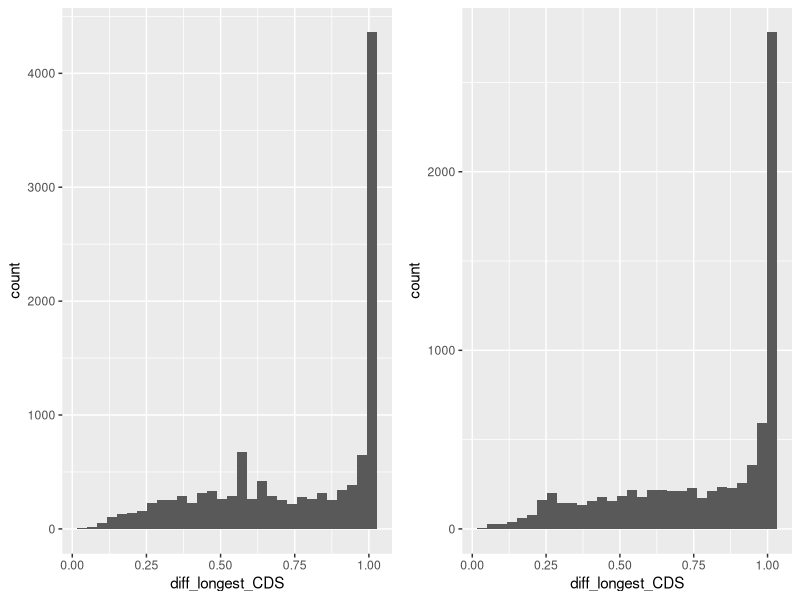
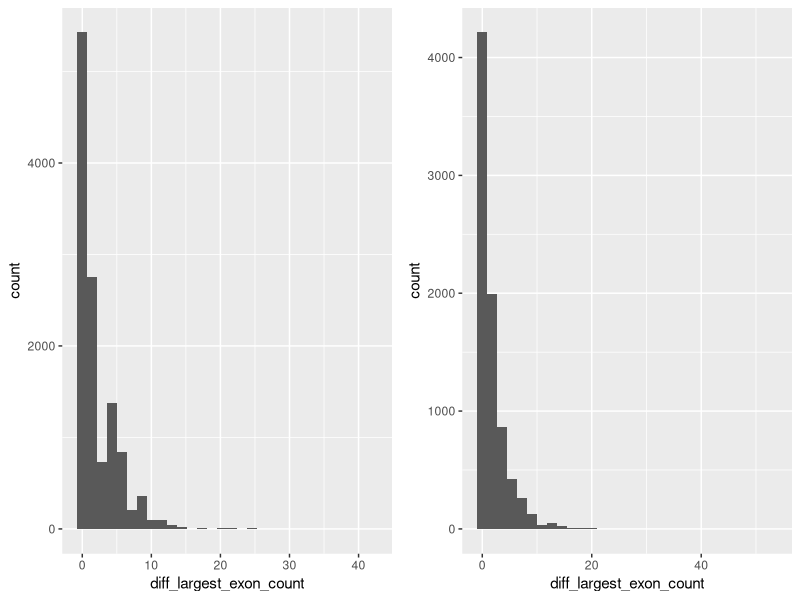
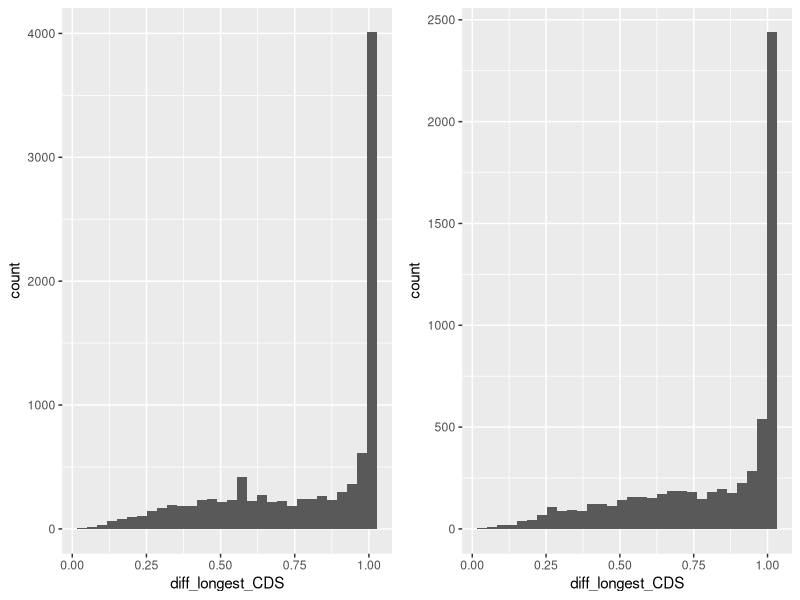

These figures' R source, in order:
setwd("/Users/clara/Documents/GitHub/Tillandsia-compgenomics/2. Orthology/")
setwd("/home/clara/Documents/GitHub/Tillandsia-compgenomics/2. Orthology/")


data <- read.delim("checklist_curated_orthologs_Tfas-Tlei.txt", header = T, sep = "\t")
# Count number of genes in T. fasciculata with the same number of exons and the same 
# length as the largest gene in the orthogroup
dim(data[data$diff_largest_exon_count == 0 & 
           startsWith(data$Gene_id, "Tfas"),]) # 19738 (75 %)
dim(data[data$diff_longest_CDS == 1 & 
           startsWith(data$Gene_id, "Tfas"),]) # 18416 (69.9 % %)
# Count number of genes in T. leiboldiana with the same number of exons as the largest
# gene in the orthogroup
dim(data[data$diff_largest_exon_count == 0 & 
           startsWith(data$Gene_id, "Tlei"),]) # 19786 (84 %)
dim(data[data$diff_longest_CDS == 1 & 
           startsWith(data$Gene_id, "Tlei"),]) # 18353 (77.8 % %)

library(dplyr)
library(ggplot2)
library(grid)
library(gridExtra)
tfas_data <- data[startsWith(data$Gene_id, "Tfas"),]
dim(tfas_data[tfas_data$startcodon == "True" & tfas_data$stopcodon == "True",]) # 23,618 (89.7 % of all genes are complete)
tlei_data <- data[startsWith(data$Gene_id, "Tlei"),]
dim(tlei_data[tlei_data$startcodon == "True" & tlei_data$stopcodon == "True",]) # 14,924 (63,3 % of all genes are complete)
tlei_incomplete <- tlei_data[!(tlei_data$startcodon == "True" & tlei_data$stopcodon == "True"),]
write.table(tlei_incomplete, file = "Incomplete_genes_start-stopcodon_Tlei.txt", 
            quote = F, row.names = F, sep = "\t")
 # How many multicopy genes are complete in exon count and length in Tfas
tfas_multicopy <-  tfas_data %>% group_by(orthogroup) %>% filter(n()>1) # 12014 genes
length(unique(tfas_multicopy$orthogroup)) # 3331 orthogroups, meaning that there are 8683 secondary copies
dim(tfas_multicopy[tfas_multicopy$diff_largest_exon_count == 0,]) # 5427 (45 %) of which 2096 (24 %) are a secondary copy
dim(tfas_multicopy[tfas_multicopy$diff_longest_CDS == 1,]) # 4105 (34.2%) of which 774 are a secondary copy

# How many multicopy genes are complete in exon count and length in Tlei
tlei_multicopy <-  tlei_data %>% group_by(orthogroup) %>% filter(n()>1) # 8011 genes
length(unique(tlei_multicopy$orthogroup)) # 2311 orthogroups, meaning that 5700 genes are secondary copies
dim(tlei_multicopy[tlei_multicopy$diff_largest_exon_count == 0,]) # 4213 (52.6 %) of which 1902 (34 %) are a secondary copy
dim(tlei_multicopy[tlei_multicopy$diff_longest_CDS == 1,]) # 2780 (34.7 %) of which 469 are a secondary copy

# How many multicopy Tfas genes are expressed in both species, and how does this compare to completeness
dim(tfas_multicopy[tfas_multicopy$expressed_Tfas == "True",]) # 9994 of which 6663 are a secondary copy
dim(tfas_multicopy[tfas_multicopy$expressed_Tfas == "True" & tfas_multicopy$diff_largest_exon_count == 0,]) # 4923 (90 % of complete genes are expressed in Tfas) 
dim(tfas_multicopy[tfas_multicopy$expressed_Tlei == "True" & tfas_multicopy$diff_largest_exon_count == 0,]) # 4844 (89 % of complete genes are expressed in Tlei)

# How many multicopy Tlei genes are expressed in both species
dim(tlei_multicopy[tlei_multicopy$expressed_Tfas == "True",]) # 6194 of which 3883 are a secondary copy
dim(tlei_multicopy[tlei_multicopy$expressed_Tlei == "True",]) # 6443 of which 4112 are a secondary copy

# Make histogram of exon count and length differences per family
p1 <-ggplot(data = tfas_multicopy, aes(x = diff_longest_CDS)) +
  geom_histogram()
p2 <- ggplot(data = tlei_multicopy, aes(x = diff_longest_CDS)) +
  geom_histogram()
grid.arrange(p1, p2, nrow = 1)

p1 <-ggplot(data = tfas_multicopy, aes(x = diff_largest_exon_count)) +
  geom_histogram()
p2 <- ggplot(data = tlei_multicopy, aes(x = diff_largest_exon_count)) +
  geom_histogram()
grid.arrange(p1, p2, nrow = 1)

# Make same histogram only for expressed genes
p1 <-ggplot(data = tfas_multicopy[tfas_multicopy$expressed_Tfas == "True",], aes(x = diff_longest_CDS)) +
  geom_histogram()
p2 <- ggplot(data = tlei_multicopy[tlei_multicopy$expressed_Tlei == "True",], aes(x = diff_longest_CDS)) +
  geom_histogram()
grid.arrange(p1, p2, nrow = 1)

# How many multicopy genes have both a start & stopcodon, either or none in Tfas
dim(tfas_multicopy[tfas_multicopy$startcodon == "True" & tfas_multicopy$stopcodon == "True",]) # 10,331 (86 % of multi copy genes)
dim(tfas_multicopy[(tfas_multicopy$startcodon == "True" & tfas_multicopy$stopcodon == "False") | 
                     (tfas_multicopy$startcodon == "False" & tfas_multicopy$stopcodon == "True"),]) # 1373 (11.4 % of multicopy genes)
dim(tfas_multicopy[tfas_multicopy$startcodon == "False" & tfas_multicopy$stopcodon == "False",]) # 310 genes (2.58 % of multicopy genes)
tfas_multicopy_incomplete <- tfas_multicopy[!(tfas_multicopy$startcodon == "True" & tfas_multicopy$stopcodon == "True"),]
write.table(tfas_multicopy_incomplete[,c(1,2)], file = "Incomplete_multicopy_genes_start-stopcodon_Tfas.txt", 
            quote = F, row.names = F)
# How many multicopy genes have both a start & stopcodon, either or none in Tlei
dim(tlei_multicopy[tlei_multicopy$startcodon == "True" & tlei_multicopy$stopcodon == "True",]) # 4011 (50 % of multicopy genes)
dim(tlei_multicopy[(tlei_multicopy$startcodon == "True" & tlei_multicopy$stopcodon == "False") | 
                     (tlei_multicopy$startcodon == "False" & tlei_multicopy$stopcodon == "True"),]) # 3382 (42 %)
dim(tlei_multicopy[tlei_multicopy$startcodon == "False" & tlei_multicopy$stopcodon == "False",]) # 618 (7.71 %)
tlei_multicopy_incomplete <- tlei_multicopy[!(tlei_multicopy$startcodon == "True" & tlei_multicopy$stopcodon == "True"),]
write.table(tlei_multicopy_incomplete[,c(1,2)], file = "Incomplete_multicopy_genes_start-stopcodon_Tlei.txt", 
            quote = F, row.names = F, sep = "\t")
# How many incomplete multicopy genes are expressed?
dim(tlei_multicopy_incomplete[tlei_multicopy_incomplete$expressed_Tfas == "True",]) # 2844 (71 % of incomplete genes)
dim(tlei_multicopy_incomplete[tlei_multicopy_incomplete$expressed_Tlei == "True",]) # 3014 (75 % of incomplete genes)

tfas_de_genes <- read.table("checklist_curated_orthologs_Tfas-Tlei.DEgenes_Tfas.txt", header = F)
colnames(tfas_de_genes) <- c("Gene_id",	"orthogroup",	"CDS_length",	"exon_count",	"startcodon",	"stopcodon",	
              "expressed_Tfas",	"expressed_Tlei",	"diff_largest_exon_count", "diff_longest_CDS")
dim(tfas_de_genes[tfas_de_genes$startcodon == "True" & tfas_de_genes$stopcodon == "True",]) # 725 (90.8 % of DE genes)
dim(tfas_de_genes[(tfas_de_genes$startcodon == "True" & tfas_de_genes$stopcodon == "False") | 
                     (tfas_de_genes$startcodon == "False" & tfas_de_genes$stopcodon == "True"),]) # 70 (8.77 % of DE genes)
dim(tfas_de_genes[tfas_de_genes$startcodon == "False" & tfas_de_genes$stopcodon == "False",]) # 3 genes (0.3 % of DE genes)
tfas_de_incomplete <- tfas_de_genes[!(tfas_de_genes$startcodon == "True" & tfas_de_genes$stopcodon == "True"),]
write.table(tfas_de_incomplete[,c(1,2)], file = "Incomplete_DE_genes_start-stopcodon_Tfas.txt", 
            quote = F, row.names = F, sep = "\t")

tlei_de_genes <- read.table("checklist_curated_orthologs_Tfas-Tlei.DEgenes_Tlei.txt", header = F)
colnames(tlei_de_genes) <- c("Gene_id",	"orthogroup",	"CDS_length",	"exon_count",	"startcodon",	"stopcodon",	
                             "expressed_Tfas",	"expressed_Tlei",	"diff_largest_exon_count", "diff_longest_CDS")
dim(tlei_de_genes[tlei_de_genes$startcodon == "True" & tlei_de_genes$stopcodon == "True",]) # 544 (75.3 % of DE genes)
dim(tlei_de_genes[(tlei_de_genes$startcodon == "True" & tlei_de_genes$stopcodon == "False") | 
                    (tlei_de_genes$startcodon == "False" & tlei_de_genes$stopcodon == "True"),]) # 169 (23.4 % of DE genes)
dim(tlei_de_genes[tlei_de_genes$startcodon == "False" & tlei_de_genes$stopcodon == "False",]) # 9 genes (1.2 % of DE genes)
tlei_de_incomplete <- tlei_de_genes[!(tlei_de_genes$startcodon == "True" & tlei_de_genes$stopcodon == "True"),]
write.table(tlei_de_incomplete[,c(1,2)], file = "Incomplete_DE_genes_start-stopcodon_Tlei.txt", 
            quote = F, row.names = F, sep = "\t")
# How many incomplete genes are expressed?
